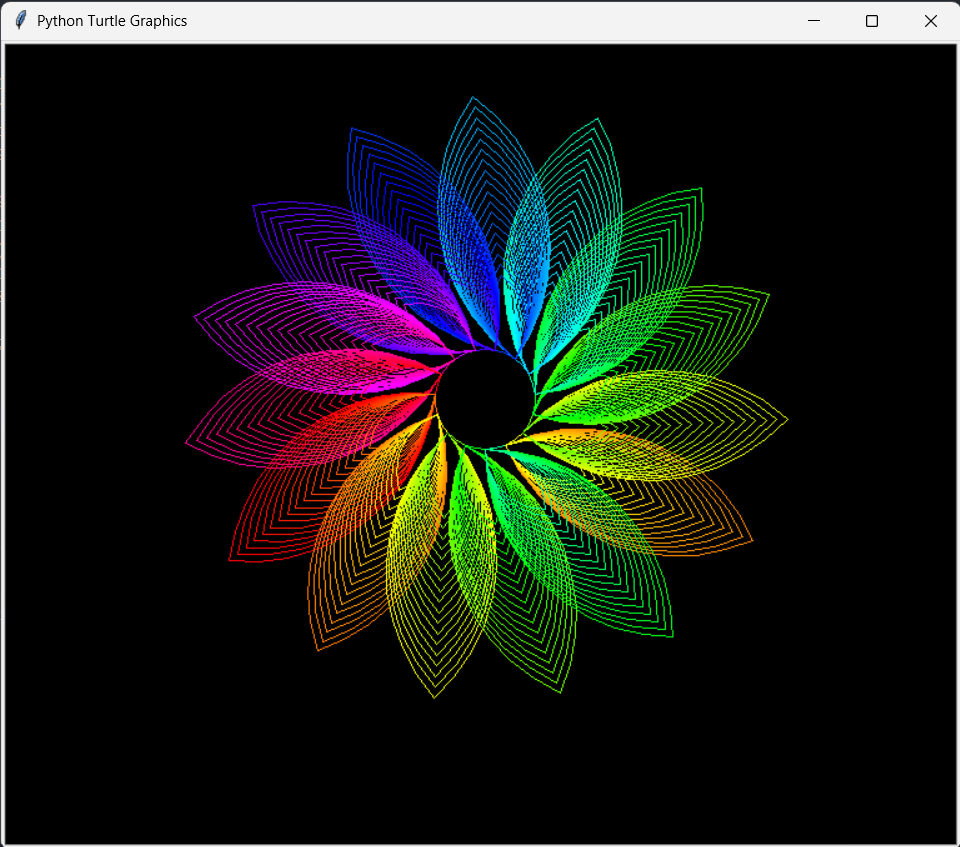

Recreate this plot in Python.
from turtle import *
import colorsys

speed(0)
bgcolor("black")
h = 0
for i in range(16):
    for j in range(18):
        c = colorsys.hsv_to_rgb(h,1,1)
        color(c)
        h += 0.005
        rt(90)
        circle(150 - j * 6, 90)
        lt(90)
        circle(150 - j * 6, 90)
        rt(180)
    circle(40, 24)
done()
